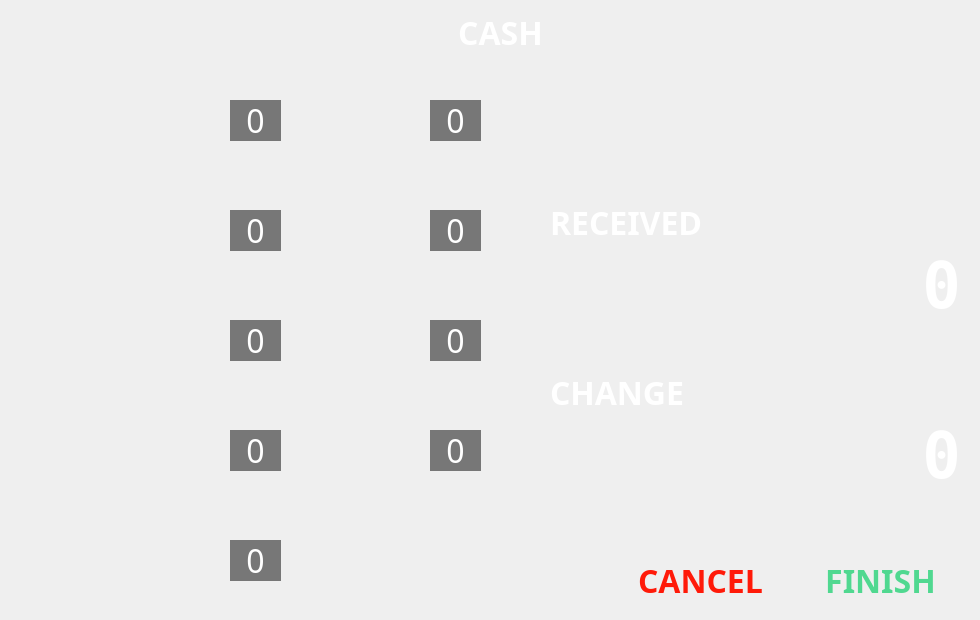
     <widget class="QWidget" name="page_cash">
      <widget class="QLabel" name="bn20">
       <property name="geometry">
        <rect>
         <x>40</x>
         <y>80</y>
         <width>240</width>
         <height>80</height>
        </rect>
       </property>
       <property name="styleSheet">
        <string notr="true">background-color: rgba(255, 255, 255, 0);</string>
       </property>
       <property name="text">
        <string/>
       </property>
       <property name="pixmap">
        <pixmap>Resources/banknotes+coins/20.png</pixmap>
       </property>
       <property name="scaledContents">
        <bool>true</bool>
       </property>
      </widget>
      <widget class="QLabel" name="bn50">
       <property name="geometry">
        <rect>
         <x>40</x>
         <y>190</y>
         <width>240</width>
         <height>80</height>
        </rect>
       </property>
       <property name="styleSheet">
        <string notr="true">background-color: rgba(255, 255, 255, 0);</string>
       </property>
       <property name="text">
        <string/>
       </property>
       <property name="pixmap">
        <pixmap>Resources/banknotes+coins/50.png</pixmap>
       </property>
       <property name="scaledContents">
        <bool>true</bool>
       </property>
      </widget>
      <widget class="QLabel" name="bn100">
       <property name="geometry">
        <rect>
         <x>40</x>
         <y>300</y>
         <width>240</width>
         <height>80</height>
        </rect>
       </property>
       <property name="styleSheet">
        <string notr="true">background-color: rgba(255, 255, 255, 0);</string>
       </property>
       <property name="text">
        <string/>
       </property>
       <property name="pixmap">
        <pixmap>Resources/banknotes+coins/100.png</pixmap>
       </property>
       <property name="scaledContents">
        <bool>true</bool>
       </property>
      </widget>
      <widget class="QLabel" name="bn500">
       <property name="geometry">
        <rect>
         <x>40</x>
         <y>410</y>
         <width>240</width>
         <height>80</height>
        </rect>
       </property>
       <property name="styleSheet">
        <string notr="true">background-color: rgba(255, 255, 255, 0);</string>
       </property>
       <property name="text">
        <string/>
       </property>
       <property name="pixmap">
        <pixmap>Resources/banknotes+coins/500.png</pixmap>
       </property>
       <property name="scaledContents">
        <bool>true</bool>
       </property>
      </widget>
      <widget class="QLabel" name="bn1000">
       <property name="geometry">
        <rect>
         <x>40</x>
         <y>520</y>
         <width>240</width>
         <height>80</height>
        </rect>
       </property>
       <property name="styleSheet">
        <string notr="true">background-color: rgba(255, 255, 255, 0);</string>
       </property>
       <property name="text">
        <string/>
       </property>
       <property name="pixmap">
        <pixmap>Resources/banknotes+coins/1000.png</pixmap>
       </property>
       <property name="scaledContents">
        <bool>true</bool>
       </property>
      </widget>
      <widget class="QLabel" name="c1">
       <property name="geometry">
        <rect>
         <x>340</x>
         <y>80</y>
         <width>81</width>
         <height>81</height>
        </rect>
       </property>
       <property name="styleSheet">
        <string notr="true">background-color: rgba(255, 255, 255, 0);</string>
       </property>
       <property name="text">
        <string/>
       </property>
       <property name="pixmap">
        <pixmap>Resources/banknotes+coins/1.png</pixmap>
       </property>
       <property name="scaledContents">
        <bool>true</bool>
       </property>
      </widget>
      <widget class="QLabel" name="c2">
       <property name="geometry">
        <rect>
         <x>340</x>
         <y>190</y>
         <width>81</width>
         <height>81</height>
        </rect>
       </property>
       <property name="styleSheet">
        <string notr="true">background-color: rgba(255, 255, 255, 0);</string>
       </property>
       <property name="text">
        <string/>
       </property>
       <property name="pixmap">
        <pixmap>Resources/banknotes+coins/2.png</pixmap>
       </property>
       <property name="scaledContents">
        <bool>true</bool>
       </property>
      </widget>
      <widget class="QLabel" name="c5">
       <property name="geometry">
        <rect>
         <x>340</x>
         <y>300</y>
         <width>81</width>
         <height>81</height>
        </rect>
       </property>
       <property name="styleSheet">
        <string notr="true">background-color: rgba(255, 255, 255, 0);</string>
       </property>
       <property name="text">
        <string/>
       </property>
       <property name="pixmap">
        <pixmap>Resources/banknotes+coins/5.png</pixmap>
       </property>
       <property name="scaledContents">
        <bool>true</bool>
       </property>
      </widget>
      <widget class="QLabel" name="c10">
       <property name="geometry">
        <rect>
         <x>340</x>
         <y>410</y>
         <width>81</width>
         <height>81</height>
        </rect>
       </property>
       <property name="styleSheet">
        <string notr="true">background-color: rgba(255, 255, 255, 0);</string>
       </property>
       <property name="text">
        <string/>
       </property>
       <property name="pixmap">
        <pixmap>Resources/banknotes+coins/10.png</pixmap>
       </property>
       <property name="scaledContents">
        <bool>true</bool>
       </property>
      </widget>
      <widget class="QLabel" name="totalLabel_2">
       <property name="geometry">
        <rect>
         <x>550</x>
         <y>200</y>
         <width>201</width>
         <height>41</height>
        </rect>
       </property>
       <property name="font">
        <font>
         <family>Avenir Next</family>
         <pointsize>24</pointsize>
         <weight>75</weight>
         <bold>true</bold>
        </font>
       </property>
       <property name="styleSheet">
        <string notr="true">color: rgb(255, 255, 255);
background-color: rgba(255, 255, 255, 0);</string>
       </property>
       <property name="text">
        <string>RECEIVED</string>
       </property>
       <property name="alignment">
        <set>Qt::AlignLeading|Qt::AlignLeft|Qt::AlignTop</set>
       </property>
      </widget>
      <widget class="QLabel" name="totalLabel_3">
       <property name="geometry">
        <rect>
         <x>550</x>
         <y>370</y>
         <width>201</width>
         <height>41</height>
        </rect>
       </property>
       <property name="font">
        <font>
         <family>Avenir Next</family>
         <pointsize>24</pointsize>
         <weight>75</weight>
         <bold>true</bold>
        </font>
       </property>
       <property name="styleSheet">
        <string notr="true">color: rgb(255, 255, 255);
background-color: rgba(255, 255, 255, 0);</string>
       </property>
       <property name="text">
        <string>CHANGE</string>
       </property>
       <property name="alignment">
        <set>Qt::AlignLeading|Qt::AlignLeft|Qt::AlignTop</set>
       </property>
      </widget>
      <widget class="QLabel" name="totalLabel_4">
       <property name="geometry">
        <rect>
         <x>430</x>
         <y>10</y>
         <width>141</width>
         <height>41</height>
        </rect>
       </property>
       <property name="font">
        <font>
         <family>Avenir Next</family>
         <pointsize>24</pointsize>
         <weight>75</weight>
         <bold>true</bold>
        </font>
       </property>
       <property name="styleSheet">
        <string notr="true">color: rgb(255, 255, 255);
background-color: rgba(255, 255, 255, 0);</string>
       </property>
       <property name="text">
        <string>CASH</string>
       </property>
       <property name="alignment">
        <set>Qt::AlignHCenter|Qt::AlignTop</set>
       </property>
      </widget>
      <widget class="QLabel" name="cancelbn_cash">
       <property name="geometry">
        <rect>
         <x>610</x>
         <y>550</y>
         <width>181</width>
         <height>61</height>
        </rect>
       </property>
       <property name="font">
        <font>
         <family>Avenir Next</family>
         <pointsize>24</pointsize>
         <weight>75</weight>
         <bold>true</bold>
        </font>
       </property>
       <property name="styleSheet">
        <string notr="true">color: rgb(255, 26, 9);
background-color: rgba(255, 0, 15, 0);</string>
       </property>
       <property name="text">
        <string>CANCEL</string>
       </property>
       <property name="alignment">
        <set>Qt::AlignCenter</set>
       </property>
       <property name="margin">
        <number>0</number>
       </property>
       <property name="indent">
        <number>-1</number>
       </property>
      </widget>
      <widget class="QLabel" name="finishbn_cash">
       <property name="geometry">
        <rect>
         <x>790</x>
         <y>550</y>
         <width>181</width>
         <height>61</height>
        </rect>
       </property>
       <property name="font">
        <font>
         <family>Avenir Next</family>
         <pointsize>24</pointsize>
         <weight>75</weight>
         <bold>true</bold>
        </font>
       </property>
       <property name="styleSheet">
        <string notr="true">color: rgb(80,216,144);
background-color:rgba(0, 255, 0, 0);</string>
       </property>
       <property name="text">
        <string>FINISH</string>
       </property>
       <property name="alignment">
        <set>Qt::AlignCenter</set>
       </property>
       <property name="margin">
        <number>0</number>
       </property>
       <property name="indent">
        <number>-1</number>
       </property>
      </widget>
      <widget class="QLabel" name="bncnt20">
       <property name="geometry">
        <rect>
         <x>230</x>
         <y>100</y>
         <width>51</width>
         <height>41</height>
        </rect>
       </property>
       <property name="font">
        <font>
         <family>Avenir Next</family>
         <pointsize>24</pointsize>
        </font>
       </property>
       <property name="styleSheet">
        <string notr="true">color: rgb(255, 255, 255);
background-color: rgba(0, 0, 0, 128);</string>
       </property>
       <property name="text">
        <string>0</string>
       </property>
       <property name="alignment">
        <set>Qt::AlignCenter</set>
       </property>
      </widget>
      <widget class="QLabel" name="bncnt50">
       <property name="geometry">
        <rect>
         <x>230</x>
         <y>210</y>
         <width>51</width>
         <height>41</height>
        </rect>
       </property>
       <property name="font">
        <font>
         <family>Avenir Next</family>
         <pointsize>24</pointsize>
        </font>
       </property>
       <property name="styleSheet">
        <string notr="true">color: rgb(255, 255, 255);
background-color: rgba(0, 0, 0, 128);</string>
       </property>
       <property name="text">
        <string>0</string>
       </property>
       <property name="alignment">
        <set>Qt::AlignCenter</set>
       </property>
      </widget>
      <widget class="QLabel" name="bncnt100">
       <property name="geometry">
        <rect>
         <x>230</x>
         <y>320</y>
         <width>51</width>
         <height>41</height>
        </rect>
       </property>
       <property name="font">
        <font>
         <family>Avenir Next</family>
         <pointsize>24</pointsize>
        </font>
       </property>
       <property name="styleSheet">
        <string notr="true">color: rgb(255, 255, 255);
background-color: rgba(0, 0, 0, 128);</string>
       </property>
       <property name="text">
        <string>0</string>
       </property>
       <property name="alignment">
        <set>Qt::AlignCenter</set>
       </property>
      </widget>
      <widget class="QLabel" name="bncnt500">
       <property name="geometry">
        <rect>
         <x>230</x>
         <y>430</y>
         <width>51</width>
         <height>41</height>
        </rect>
       </property>
       <property name="font">
        <font>
         <family>Avenir Next</family>
         <pointsize>24</pointsize>
        </font>
       </property>
       <property name="styleSheet">
        <string notr="true">color: rgb(255, 255, 255);
background-color: rgba(0, 0, 0, 128);</string>
       </property>
       <property name="text">
        <string>0</string>
       </property>
       <property name="alignment">
        <set>Qt::AlignCenter</set>
       </property>
      </widget>
      <widget class="QLabel" name="bncnt1000">
       <property name="geometry">
        <rect>
         <x>230</x>
         <y>540</y>
         <width>51</width>
         <height>41</height>
        </rect>
       </property>
       <property name="font">
        <font>
         <family>Avenir Next</family>
         <pointsize>24</pointsize>
        </font>
       </property>
       <property name="styleSheet">
        <string notr="true">color: rgb(255, 255, 255);
background-color: rgba(0, 0, 0, 128);</string>
       </property>
       <property name="text">
        <string>0</string>
       </property>
       <property name="alignment">
        <set>Qt::AlignCenter</set>
       </property>
      </widget>
      <widget class="QLabel" name="ccnt1">
       <property name="geometry">
        <rect>
         <x>430</x>
         <y>100</y>
         <width>51</width>
         <height>41</height>
        </rect>
       </property>
       <property name="font">
        <font>
         <family>Avenir Next</family>
         <pointsize>24</pointsize>
        </font>
       </property>
       <property name="styleSheet">
        <string notr="true">color: rgb(255, 255, 255);
background-color: rgba(0, 0, 0, 128);</string>
       </property>
       <property name="text">
        <string>0</string>
       </property>
       <property name="alignment">
        <set>Qt::AlignCenter</set>
       </property>
      </widget>
      <widget class="QLabel" name="ccnt2">
       <property name="geometry">
        <rect>
         <x>430</x>
         <y>210</y>
         <width>51</width>
         <height>41</height>
        </rect>
       </property>
       <property name="font">
        <font>
         <family>Avenir Next</family>
         <pointsize>24</pointsize>
        </font>
       </property>
       <property name="styleSheet">
        <string notr="true">color: rgb(255, 255, 255);
background-color: rgba(0, 0, 0, 128);</string>
       </property>
       <property name="text">
        <string>0</string>
       </property>
       <property name="alignment">
        <set>Qt::AlignCenter</set>
       </property>
      </widget>
      <widget class="QLabel" name="ccnt5">
       <property name="geometry">
        <rect>
         <x>430</x>
         <y>320</y>
         <width>51</width>
         <height>41</height>
        </rect>
       </property>
       <property name="font">
        <font>
         <family>Avenir Next</family>
         <pointsize>24</pointsize>
        </font>
       </property>
       <property name="styleSheet">
        <string notr="true">color: rgb(255, 255, 255);
background-color: rgba(0, 0, 0, 128);</string>
       </property>
       <property name="text">
        <string>0</string>
       </property>
       <property name="alignment">
        <set>Qt::AlignCenter</set>
       </property>
      </widget>
      <widget class="QLabel" name="ccnt10">
       <property name="geometry">
        <rect>
         <x>430</x>
         <y>430</y>
         <width>51</width>
         <height>41</height>
        </rect>
       </property>
       <property name="font">
        <font>
         <family>Avenir Next</family>
         <pointsize>24</pointsize>
        </font>
       </property>
       <property name="styleSheet">
        <string notr="true">color: rgb(255, 255, 255);
background-color: rgba(0, 0, 0, 128);</string>
       </property>
       <property name="text">
        <string>0</string>
       </property>
       <property name="alignment">
        <set>Qt::AlignCenter</set>
       </property>
      </widget>
      <widget class="QLabel" name="receiveCnt">
       <property name="geometry">
        <rect>
         <x>550</x>
         <y>240</y>
         <width>411</width>
         <height>91</height>
        </rect>
       </property>
       <property name="font">
        <font>
         <family>Inconsolata</family>
         <pointsize>48</pointsize>
         <weight>75</weight>
         <bold>true</bold>
        </font>
       </property>
       <property name="styleSheet">
        <string notr="true">color: rgb(255, 255, 255);</string>
       </property>
       <property name="text">
        <string>0</string>
       </property>
       <property name="alignment">
        <set>Qt::AlignRight|Qt::AlignTrailing|Qt::AlignVCenter</set>
       </property>
      </widget>
      <widget class="QLabel" name="changeCnt">
       <property name="geometry">
        <rect>
         <x>550</x>
         <y>410</y>
         <width>411</width>
         <height>91</height>
        </rect>
       </property>
       <property name="font">
        <font>
         <family>Inconsolata</family>
         <pointsize>48</pointsize>
         <weight>75</weight>
         <bold>true</bold>
        </font>
       </property>
       <property name="styleSheet">
        <string notr="true">color: rgb(255, 255, 255);</string>
       </property>
       <property name="text">
        <string>0</string>
       </property>
       <property name="alignment">
        <set>Qt::AlignRight|Qt::AlignTrailing|Qt::AlignVCenter</set>
       </property>
      </widget>
     </widget>
